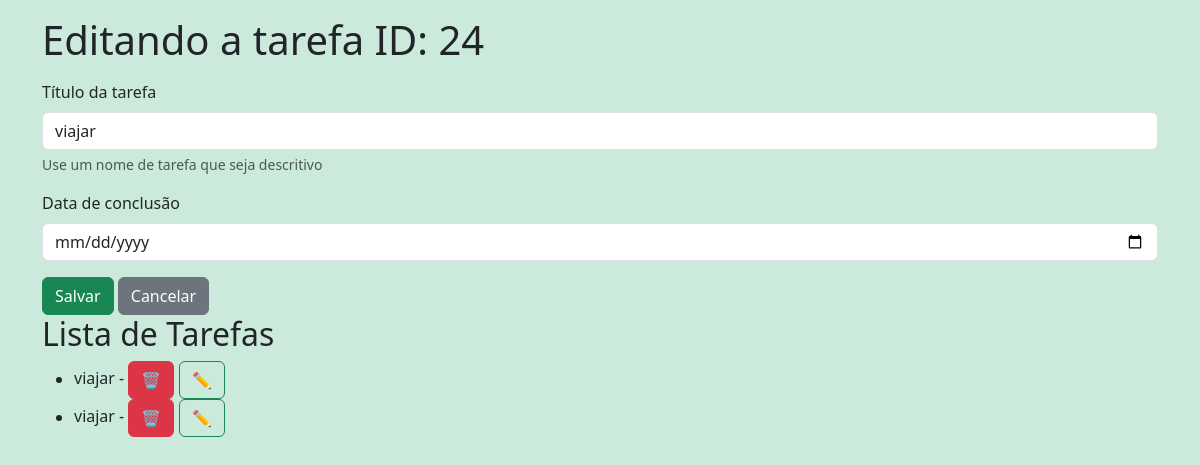
/update/24, run on the app's committed database.
### tables this page shows
CREATE TABLE tarefas (
        id INTEGER PRIMARY KEY AUTOINCREMENT,
        titulo_tarefa TEXT NOT NULL,
        data_conclusao TEXT);

### app.py (the view)
@app.route('/update/<int:idTarefa>', methods = ['GET', 'POST'])
def update(idTarefa):
    if request.method == 'POST':
        titulo = request.form['titulo-tarefa']
        data = request.form['data-conclusao']
        tarefa = Tarefa(titulo, data, idTarefa)
        tarefa.atualizar_tarefa()
        return redirect(url_for('agenda')) # early return
    tarefas = Tarefa.obter_tarefas()
    tarefa_selecionada = Tarefa.id(idTarefa)
    return render_template('agenda.html', titulo=f'Editando a tarefa ID: {idTarefa}', tarefas=tarefas, tarefa_selecionada=tarefa_selecionada)

### models/database.py (called while the page is built)
    def buscar_tudo(self, query: str, params: tuple = ()) -> list[Any]:
        self.cursor.execute(query, params)
        return self.cursor.fetchall()

    def close(self) -> None:
        self.connection.close()

    def __enter__(self) -> Self:
        return self

    def __exit__(self, exc_type: Optional[Type[BaseException]], exc_value: Optional[BaseException], tb: Optional[TracebackType]) -> None:
        if exc_type is not None:
            print('Exceção caprturada no contexto:')
            print(f'Tipo: {exc_type.__name__}')
            print(f'Mensagem: {exc_value}')
            print('Traceback completo:')
            traceback.print_tb(tb)
        self.close()

### models/tarefa.py (called while the page is built)
    @classmethod
    def id(cls, id: int) -> Self:
        with Database('./data/tarefas.sqlite3') as db:
            query: str = 'SELECT titulo_tarefa, data_conclusao FROM tarefas WHERE id = ?;'
            params: tuple = (id,)
            resultado: list[Any] = db.buscar_tudo(query, params)
            [[titulo, data]] = resultado
        return cls(id_tarefa=id, titulo_tarefa=titulo, data_conclusao=data)

    @classmethod
    def obter_tarefas(cls) -> list[Self]:
        with Database('./data/tarefas.sqlite3') as db:
            query: str = 'SELECT titulo_tarefa, data_conclusao, id FROM tarefas;'
            resultados: list[Any] = db.buscar_tudo(query)
            tarefas: list[Self] = [cls(titulo, data, id) for titulo, data, id in resultados]
            return tarefas

### templates/agenda.html
    {% extends "base.html" %}
    {% block content %}
    <form class="mt-3" method="POST">
            <div class="mb-3">
                <label for="titulo-tarefa" class="form-label">Título da tarefa</label>
                <input type="text" class="form-control" name = "titulo-tarefa" id="titulo-tarefa" aria-describedby="ajudaNomeTarefa" value="{{ tarefa_selecionada.titulo_tarefa if
                tarefa_selecionada else '' }}" required>
            <div id="ajudaNomeTarefa" class="form-text">Use um nome de tarefa que seja descritivo</div>
            </div>
            <div class="mb-3">
                <label for="data-conclusao" class="form-label">Data de conclusão</label>
                <input type="date" class="form-control" name="data-conclusao" id="data-conclusao"
                value="{{ tarefa_selecionada.data_conclusao if tarefa_selecionada else '' }}">
            </div>
            <button type="submit" class="btn btn-primary">Salvar</button>
            {% if tarefa_selecionada %}
                <a href="{{ url_for('agenda') }}" class="btn btn-secondary">Cancelar</a>
            {% endif %}
    </form>
<h2>Lista de Tarefas</h2>
    {% if tarefas %}
        <ul>
            {% for tarefa in tarefas %}
                <li>{{ tarefa.titulo_tarefa }} - {{ tarefa.data_conclusao }}
                    <a href="{{ url_for('delete', idTarefa=tarefa.id_tarefa) }}" class="btn btn-danger">🗑️</a>
                    <a href="{{ url_for('update', idTarefa=tarefa.id_tarefa) }}" class="btn btn-outline-primary">✏️</a>
                </li>
            {% endfor %}
        </ul>
    {% else %}
        <p>Nenhuma tarefa cadastrada</p>
    {% endif %}
    {% endblock %}

### static/style.css (style rules this page uses)
:root { --bs-primary: #198754; --bs-success: #2fbf71; --bs-link-color: #198754; --bs-link-hover-color: #146c43; }
.btn-primary { background-color: #198754 !important; border-color: #198754 !important; }
.btn-outline-primary { color: #198754 !important; border-color: #198754 !important; }
a { color: #198754; }
body { background-color: #cceadc !important; }

### data on the page
tarefas: titulo-tarefa "viajar", titulo_tarefa "viajar"
tarefas: titulo_tarefa "viajar"

### other printed values
{{ titulo }} "Editando a tarefa ID: 24"
